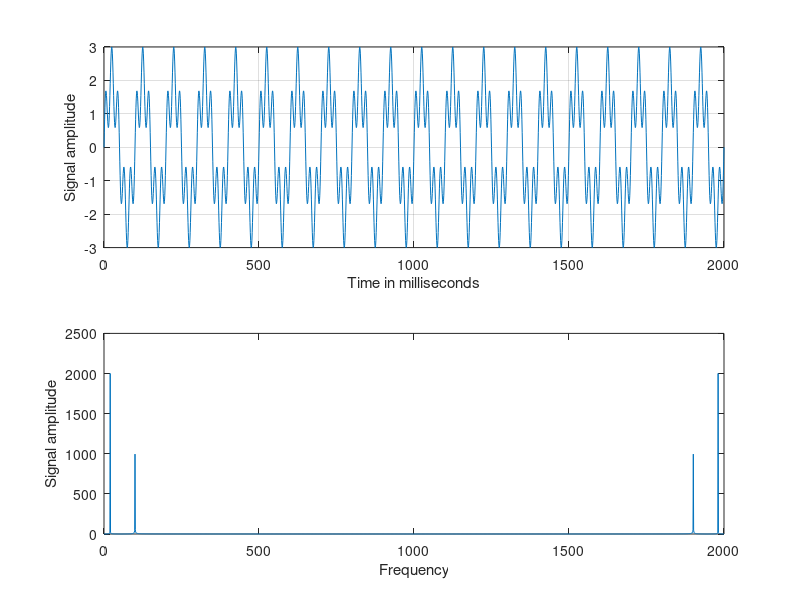

Write the MATLAB code that produced this figure.
t = 0:0.001:2
x = 2*sin(20*pi*t) + sin(100*pi*t)
subplot(2,1,1)
plot(1000*t,x)
grid
xlabel("Time in milliseconds")
ylabel("Signal amplitude")
subplot(2,1,2)
y = fft(x)
plot(1000*t,abs(y))
xlabel("Frequency")
ylabel("Signal amplitude") 
